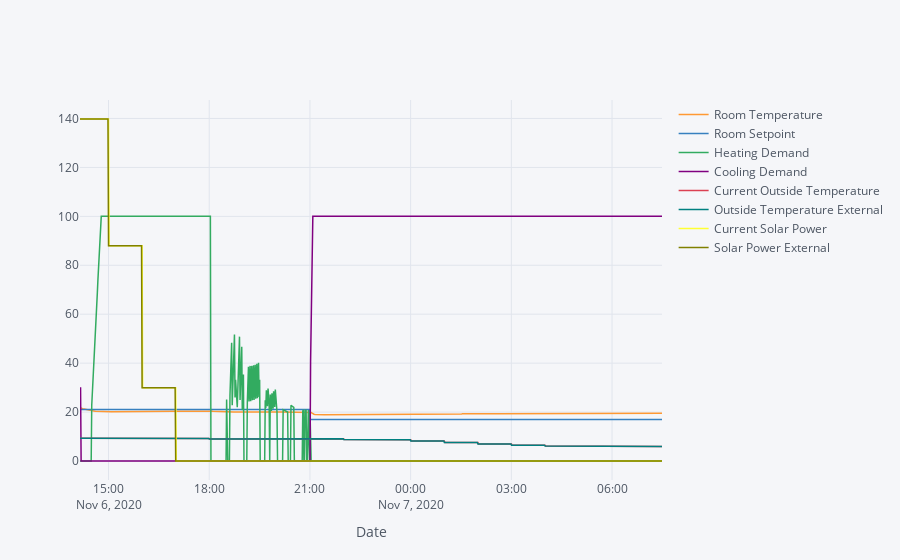

Here is the notebook cell this chart was saved with:
### Markdown cell above
_Room Setpoint_ and _Cooling Demand_ are strongly correlated: inversely proportional. _Room Setpoint_ and _Heating Demand_ are also correlated.

### Code cell
#Plot the whole dataset generally
X.iplot(width = 1.5, xTitle = 'Date')

### Figure 1 — Plotly figure (JSON) as saved in the notebook; plotly's stock layout.template omitted (floating-point values rounded to 4 significant figures; data arrays with more than 128 entries replaced by an {"elided": "..."} marker saying what was removed)
{"data": [{"line": {"color": "rgba(255, 153, 51, 1.0)", "dash": "solid", "shape": "linear", "width": 1.5}, "mode": "lines", "name": "Room Temperature", "text": "", "type": "scatter", "x": {"elided": "1022 str values"}, "y": {"elided": "1022 float values"}}, {"line": {"color": "rgba(55, 128, 191, 1.0)", "dash": "solid", "shape": "linear", "width": 1.5}, "mode": "lines", "name": "Room Setpoint", "text": "", "type": "scatter", "x": {"elided": "1022 str values"}, "y": {"elided": "1022 int values"}}, {"line": {"color": "rgba(50, 171, 96, 1.0)", "dash": "solid", "shape": "linear", "width": 1.5}, "mode": "lines", "name": "Heating Demand", "text": "", "type": "scatter", "x": {"elided": "1022 str values"}, "y": {"elided": "1022 float values"}}, {"line": {"color": "rgba(128, 0, 128, 1.0)", "dash": "solid", "shape": "linear", "width": 1.5}, "mode": "lines", "name": "Cooling Demand", "text": "", "type": "scatter", "x": {"elided": "1022 str values"}, "y": {"elided": "1022 float values"}}, {"line": {"color": "rgba(219, 64, 82, 1.0)", "dash": "solid", "shape": "linear", "width": 1.5}, "mode": "lines", "name": "Current Outside Temperature", "text": "", "type": "scatter", "x": {"elided": "1022 str values"}, "y": {"elided": "1022 float values"}}, {"line": {"color": "rgba(0, 128, 128, 1.0)", "dash": "solid", "shape": "linear", "width": 1.5}, "mode": "lines", "name": "Outside Temperature External", "text": "", "type": "scatter", "x": {"elided": "1022 str values"}, "y": {"elided": "1022 float values"}}, {"line": {"color": "rgba(255, 255, 51, 1.0)", "dash": "solid", "shape": "linear", "width": 1.5}, "mode": "lines", "name": "Current Solar Power", "text": "", "type": "scatter", "x": {"elided": "1022 str values"}, "y": {"elided": "1022 float values"}}, {"line": {"color": "rgba(128, 128, 0, 1.0)", "dash": "solid", "shape": "linear", "width": 1.5}, "mode": "lines", "name": "Solar Power External", "text": "", "type": "scatter", "x": {"elided": "1022 str values"}, "y": {"elided": "1022 float values"}}], "layout": {"legend": {"bgcolor": "#F5F6F9", "font": {"color": "#4D5663"}}, "paper_bgcolor": "#F5F6F9", "plot_bgcolor": "#F5F6F9", "title": {"font": {"color": "#4D5663"}}, "xaxis": {"gridcolor": "#E1E5ED", "showgrid": true, "tickfont": {"color": "#4D5663"}, "title": {"font": {"color": "#4D5663"}, "text": "Date"}, "zerolinecolor": "#E1E5ED"}, "yaxis": {"gridcolor": "#E1E5ED", "showgrid": true, "tickfont": {"color": "#4D5663"}, "title": {"font": {"color": "#4D5663"}, "text": ""}, "zerolinecolor": "#E1E5ED"}}}
